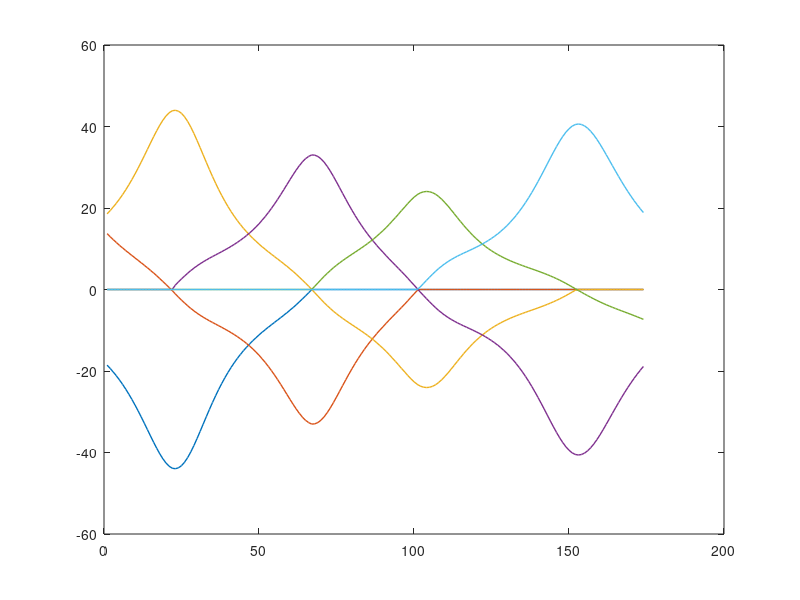

This chart was generated by the following MATLAB code: (Note: this script raises an error after producing the figure.)
c1 = dlmread('rev45coil1.txt' ,',',0,1);
c2 = dlmread('rev45coil2.txt' ,',',0,1);
c3 = dlmread('rev45coil3.txt' ,',',0,1);
c4 = dlmread('rev45coil4.txt' ,',',0,1);
c5 = dlmread('rev45coil5.txt' ,',',0,1);
c6 = dlmread('rev45coil6.txt' ,',',0,1);
%%

x = 1:1:174;

figure(4)
clf
co=get(gca,'colororder');
plot(x,c1,'-','color',co(1,:),'linewidth',1)
hold on
plot(x,c2,'-','color',co(2,:),'linewidth',1)
plot(x,c3,'-','color',co(3,:),'linewidth',1)
plot(x,c4,'-','color',co(4,:),'linewidth',1)
plot(x,c5,'-','color',co(5,:),'linewidth',1)
plot(x,c6,'-','color',co(6,:),'linewidth',1)

imat = [c1 c2 c3 c4 c5 c6];


% B = B*1e4;
% G = G*1e2;

yyaxis right
set(gca,'ycolor','k')

plot(x,g0vec,'k-')
ylim([0 2e4]);

%% Calculate Field and Gradient at symmetry points

z0vec = zeros(length(x),1);
g0vec = zeros(length(x),1);

for jj=1:length(x)
    b1 = B(:,1)*c1(jj);
    b2 = B(:,2)*c2(jj);
    b3 = B(:,3)*c3(jj);
    b4 = B(:,4)*c4(jj);
    b5 = B(:,5)*c5(jj);
    b6 = B(:,6)*c6(jj);

    Ball = b1+b2+b3+b4+b5+b6;
    [~,ind]=min(abs(Ball));
    z0vec(jj) = Z(ind);

    g0vec(jj) = (Ball(ind+1)-Ball(ind-1))/(2*(Z(2)-Z(1)));


end

figure(5)
subplot(121);
plot(x,z0vec,'-')
xlabel('desired positiion (mm)')
ylabel('calculate position (mm)')

subplot(122);
plot(x,g0vec,'-')
xlabel('desired positiion (mm)')
ylabel('calculate position (mm)')